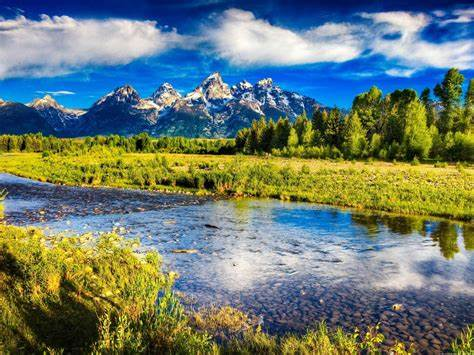
%> input picture 1.jpg, 474 x 355 px
$ octave a9.m   (GNU Octave 9; MATLAB toolbox functions it lacks are replaced by stand-ins)
%> lines starting %> are read from the running program, lines starting %| are printed output that depends on the picture
x=imread('1.jpg');
%> x is the input picture: size 355x474x3 uint8; mean R, G, B 108.2, 123.7, 112.5
subplot(2,2,1);
imshow(x);
subplot(2,2,2);
imhist(x);

y=histeq(x);
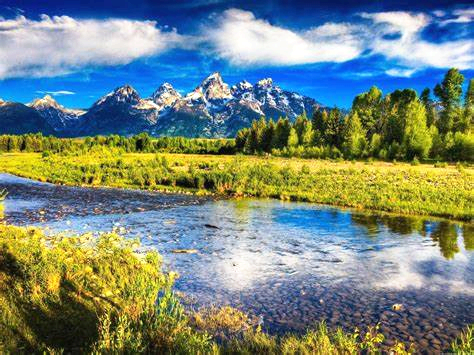
%> y: size 355x474x3 uint8; mean R, G, B 119.1, 135.4, 123.9
subplot(2,2,3);
imshow(y);
subplot(2,2,4);
imhist(y);
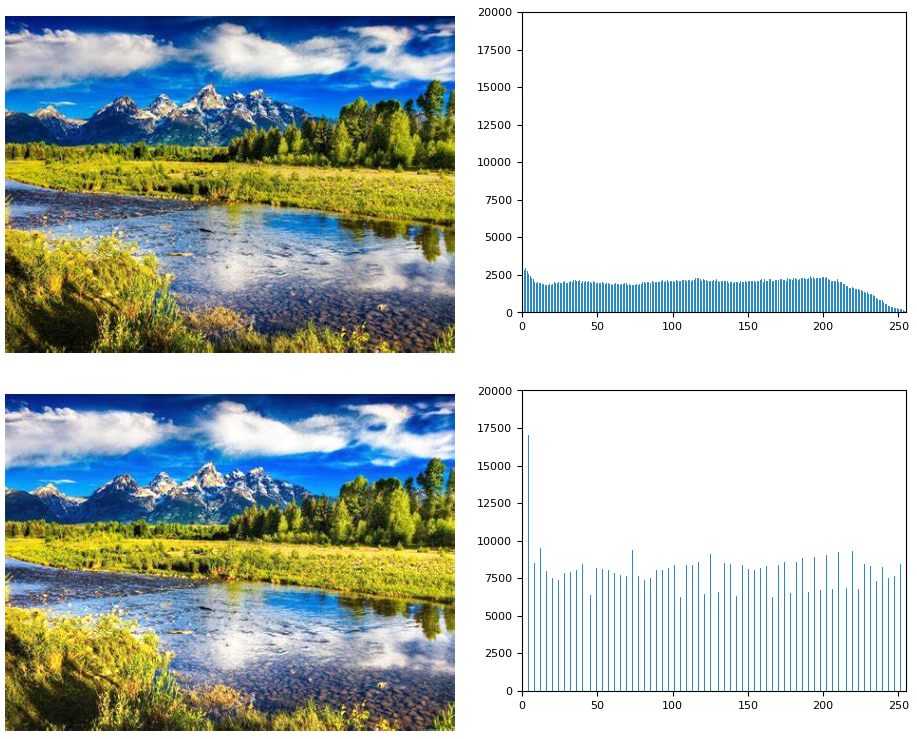
%> figure redrawn from the program's plot data, 4 panels

$ run again, with 2.jpg copied over 1.jpg
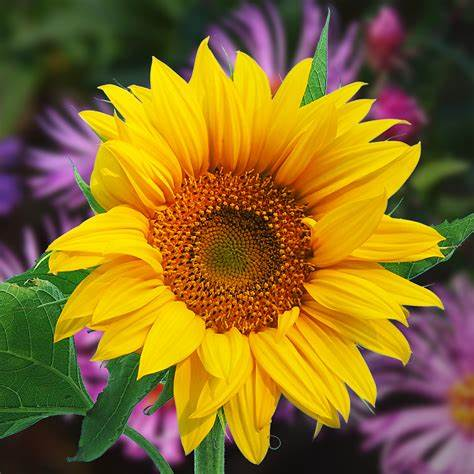
%> input picture 2.jpg, 474 x 474 px
%> x is the input picture: size 474x474x3 uint8; mean R, G, B 137.1, 107.9, 36.8
%> `y=histeq(x);`:
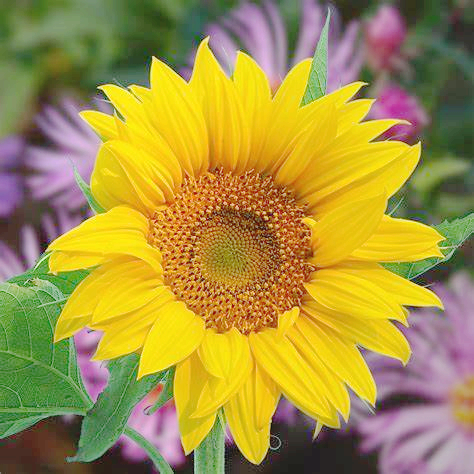
%> y: size 474x474x3 uint8; mean R, G, B 166.1, 147, 66.5
%> `imhist(y);`:
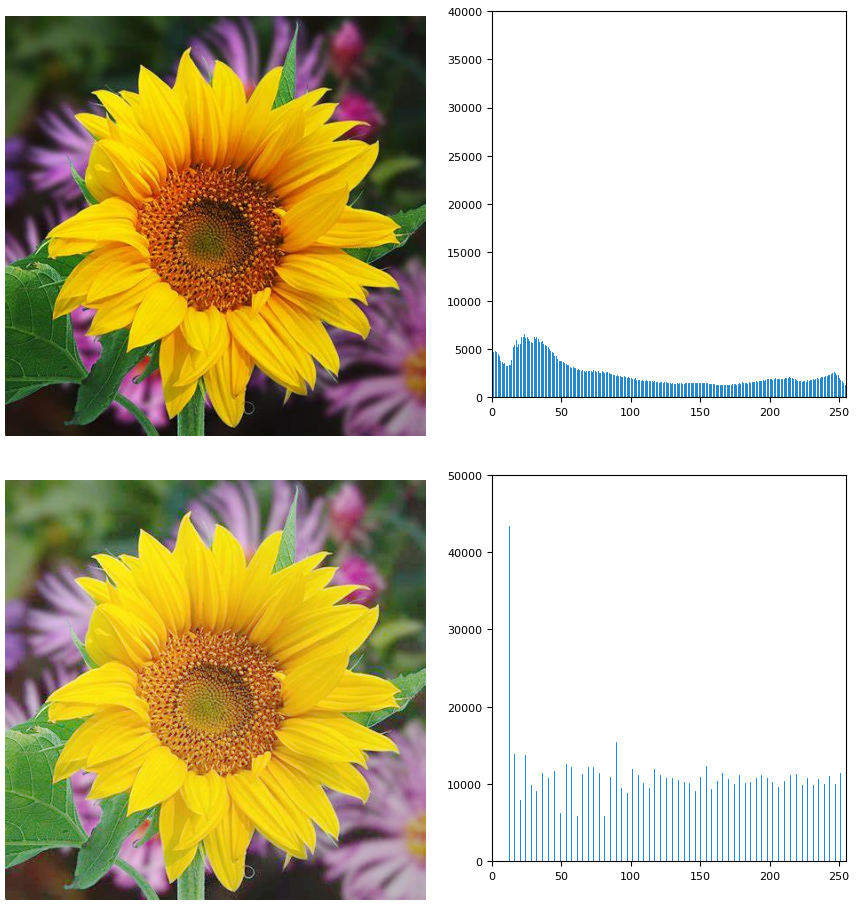
%> figure redrawn from the program's plot data, 4 panels

$ run again, with 3.jpg copied over 1.jpg
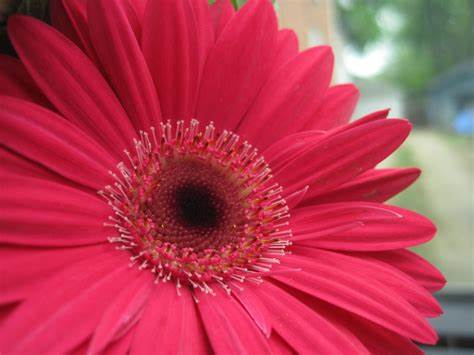
%> input picture 3.jpg, 474 x 355 px
%> x is the input picture: size 355x474x3 uint8; mean R, G, B 183.5, 60.9, 82.7
%> `y=histeq(x);`:
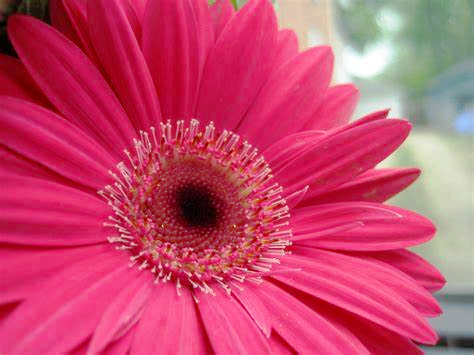
%> y: size 355x474x3 uint8; mean R, G, B 199, 71.9, 107.7
%> `imhist(y);`:
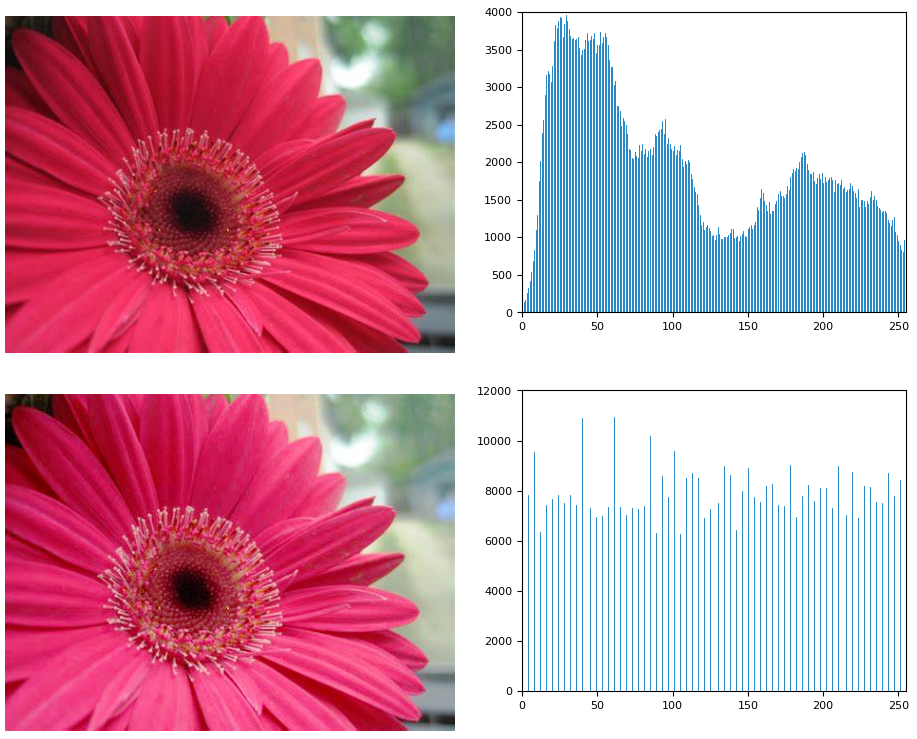
%> figure redrawn from the program's plot data, 4 panels
